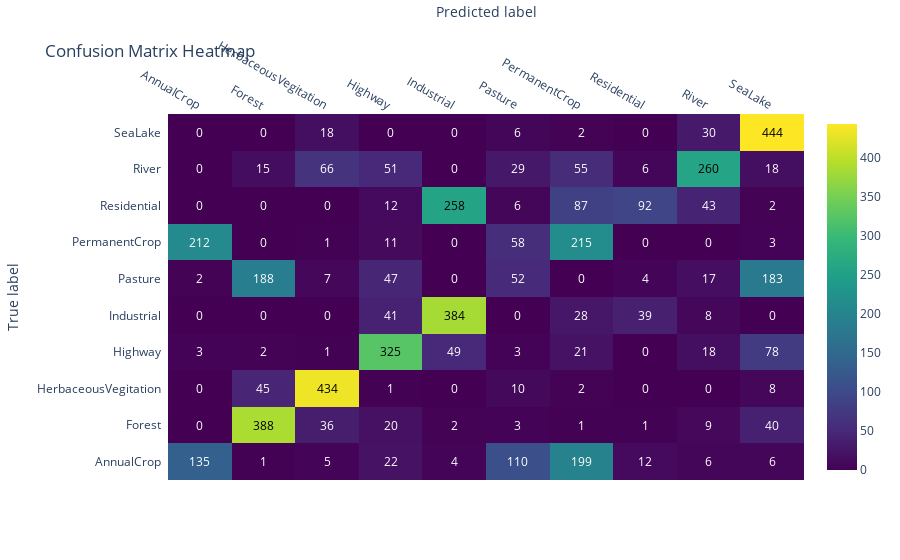

Source (notebook cell):
### Code cell
## using this because my matplotlib is broken
## feel free to use the block from above if yours work. 

import plotly.figure_factory as ff

z = cm.tolist()  # Convert the confusion matrix to a nested list
z_text = [["{:.0f}".format(y) for y in x] for x in z]  # Format values as strings

fig = ff.create_annotated_heatmap(
    z=z,
    x=class_names,
    y=class_names,
    annotation_text=z_text,
    colorscale="Viridis",
    showscale=True
)

fig.update_layout(
    title="Confusion Matrix Heatmap",
    xaxis_title="Predicted label",
    yaxis_title="True label",
    font=dict(size=12)
)

fig.show()

### Figure 1 — Plotly figure (JSON) as saved in the notebook; plotly's stock layout.template omitted (floating-point values rounded to 4 significant figures)
{"data": [{"colorscale": [[0, "#440154"], [0.1111, "#482878"], [0.2222, "#3e4989"], [0.3333, "#31688e"], [0.4444, "#26828e"], [0.5556, "#1f9e89"], [0.6667, "#35b779"], [0.7778, "#6ece58"], [0.8889, "#b5de2b"], [1, "#fde725"]], "reversescale": false, "showscale": true, "type": "heatmap", "x": ["AnnualCrop", "Forest", "HerbaceousVegitation", "Highway", "Industrial", "Pasture", "PermanentCrop", "Residential", "River", "SeaLake"], "y": ["AnnualCrop", "Forest", "HerbaceousVegitation", "Highway", "Industrial", "Pasture", "PermanentCrop", "Residential", "River", "SeaLake"], "z": [[135, 1, 5, 22, 4, 110, 199, 12, 6, 6], [0, 388, 36, 20, 2, 3, 1, 1, 9, 40], [0, 45, 434, 1, 0, 10, 2, 0, 0, 8], [3, 2, 1, 325, 49, 3, 21, 0, 18, 78], [0, 0, 0, 41, 384, 0, 28, 39, 8, 0], [2, 188, 7, 47, 0, 52, 0, 4, 17, 183], [212, 0, 1, 11, 0, 58, 215, 0, 0, 3], [0, 0, 0, 12, 258, 6, 87, 92, 43, 2], [0, 15, 66, 51, 0, 29, 55, 6, 260, 18], [0, 0, 18, 0, 0, 6, 2, 0, 30, 444]]}], "layout": {"annotations": [{"font": {"color": "#FFFFFF"}, "showarrow": false, "text": "135", "x": "AnnualCrop", "xref": "x", "y": "AnnualCrop", "yref": "y"}, {"font": {"color": "#FFFFFF"}, "showarrow": false, "text": "1", "x": "Forest", "xref": "x", "y": "AnnualCrop", "yref": "y"}, {"font": {"color": "#FFFFFF"}, "showarrow": false, "text": "5", "x": "HerbaceousVegitation", "xref": "x", "y": "AnnualCrop", "yref": "y"}, {"font": {"color": "#FFFFFF"}, "showarrow": false, "text": "22", "x": "Highway", "xref": "x", "y": "AnnualCrop", "yref": "y"}, {"font": {"color": "#FFFFFF"}, "showarrow": false, "text": "4", "x": "Industrial", "xref": "x", "y": "AnnualCrop", "yref": "y"}, {"font": {"color": "#FFFFFF"}, "showarrow": false, "text": "110", "x": "Pasture", "xref": "x", "y": "AnnualCrop", "yref": "y"}, {"font": {"color": "#FFFFFF"}, "showarrow": false, "text": "199", "x": "PermanentCrop", "xref": "x", "y": "AnnualCrop", "yref": "y"}, {"font": {"color": "#FFFFFF"}, "showarrow": false, "text": "12", "x": "Residential", "xref": "x", "y": "AnnualCrop", "yref": "y"}, {"font": {"color": "#FFFFFF"}, "showarrow": false, "text": "6", "x": "River", "xref": "x", "y": "AnnualCrop", "yref": "y"}, {"font": {"color": "#FFFFFF"}, "showarrow": false, "text": "6", "x": "SeaLake", "xref": "x", "y": "AnnualCrop", "yref": "y"}, {"font": {"color": "#FFFFFF"}, "showarrow": false, "text": "0", "x": "AnnualCrop", "xref": "x", "y": "Forest", "yref": "y"}, {"font": {"color": "#000000"}, "showarrow": false, "text": "388", "x": "Forest", "xref": "x", "y": "Forest", "yref": "y"}, {"font": {"color": "#FFFFFF"}, "showarrow": false, "text": "36", "x": "HerbaceousVegitation", "xref": "x", "y": "Forest", "yref": "y"}, {"font": {"color": "#FFFFFF"}, "showarrow": false, "text": "20", "x": "Highway", "xref": "x", "y": "Forest", "yref": "y"}, {"font": {"color": "#FFFFFF"}, "showarrow": false, "text": "2", "x": "Industrial", "xref": "x", "y": "Forest", "yref": "y"}, {"font": {"color": "#FFFFFF"}, "showarrow": false, "text": "3", "x": "Pasture", "xref": "x", "y": "Forest", "yref": "y"}, {"font": {"color": "#FFFFFF"}, "showarrow": false, "text": "1", "x": "PermanentCrop", "xref": "x", "y": "Forest", "yref": "y"}, {"font": {"color": "#FFFFFF"}, "showarrow": false, "text": "1", "x": "Residential", "xref": "x", "y": "Forest", "yref": "y"}, {"font": {"color": "#FFFFFF"}, "showarrow": false, "text": "9", "x": "River", "xref": "x", "y": "Forest", "yref": "y"}, {"font": {"color": "#FFFFFF"}, "showarrow": false, "text": "40", "x": "SeaLake", "xref": "x", "y": "Forest", "yref": "y"}, {"font": {"color": "#FFFFFF"}, "showarrow": false, "text": "0", "x": "AnnualCrop", "xref": "x", "y": "HerbaceousVegitation", "yref": "y"}, {"font": {"color": "#FFFFFF"}, "showarrow": false, "text": "45", "x": "Forest", "xref": "x", "y": "HerbaceousVegitation", "yref": "y"}, {"font": {"color": "#000000"}, "showarrow": false, "text": "434", "x": "HerbaceousVegitation", "xref": "x", "y": "HerbaceousVegitation", "yref": "y"}, {"font": {"color": "#FFFFFF"}, "showarrow": false, "text": "1", "x": "Highway", "xref": "x", "y": "HerbaceousVegitation", "yref": "y"}, {"font": {"color": "#FFFFFF"}, "showarrow": false, "text": "0", "x": "Industrial", "xref": "x", "y": "HerbaceousVegitation", "yref": "y"}, {"font": {"color": "#FFFFFF"}, "showarrow": false, "text": "10", "x": "Pasture", "xref": "x", "y": "HerbaceousVegitation", "yref": "y"}, {"font": {"color": "#FFFFFF"}, "showarrow": false, "text": "2", "x": "PermanentCrop", "xref": "x", "y": "HerbaceousVegitation", "yref": "y"}, {"font": {"color": "#FFFFFF"}, "showarrow": false, "text": "0", "x": "Residential", "xref": "x", "y": "HerbaceousVegitation", "yref": "y"}, {"font": {"color": "#FFFFFF"}, "showarrow": false, "text": "0", "x": "River", "xref": "x", "y": "HerbaceousVegitation", "yref": "y"}, {"font": {"color": "#FFFFFF"}, "showarrow": false, "text": "8", "x": "SeaLake", "xref": "x", "y": "HerbaceousVegitation", "yref": "y"}, {"font": {"color": "#FFFFFF"}, "showarrow": false, "text": "3", "x": "AnnualCrop", "xref": "x", "y": "Highway", "yref": "y"}, {"font": {"color": "#FFFFFF"}, "showarrow": false, "text": "2", "x": "Forest", "xref": "x", "y": "Highway", "yref": "y"}, {"font": {"color": "#FFFFFF"}, "showarrow": false, "text": "1", "x": "HerbaceousVegitation", "xref": "x", "y": "Highway", "yref": "y"}, {"font": {"color": "#000000"}, "showarrow": false, "text": "325", "x": "Highway", "xref": "x", "y": "Highway", "yref": "y"}, {"font": {"color": "#FFFFFF"}, "showarrow": false, "text": "49", "x": "Industrial", "xref": "x", "y": "Highway", "yref": "y"}, {"font": {"color": "#FFFFFF"}, "showarrow": false, "text": "3", "x": "Pasture", "xref": "x", "y": "Highway", "yref": "y"}, {"font": {"color": "#FFFFFF"}, "showarrow": false, "text": "21", "x": "PermanentCrop", "xref": "x", "y": "Highway", "yref": "y"}, {"font": {"color": "#FFFFFF"}, "showarrow": false, "text": "0", "x": "Residential", "xref": "x", "y": "Highway", "yref": "y"}, {"font": {"color": "#FFFFFF"}, "showarrow": false, "text": "18", "x": "River", "xref": "x", "y": "Highway", "yref": "y"}, {"font": {"color": "#FFFFFF"}, "showarrow": false, "text": "78", "x": "SeaLake", "xref": "x", "y": "Highway", "yref": "y"}, {"font": {"color": "#FFFFFF"}, "showarrow": false, "text": "0", "x": "AnnualCrop", "xref": "x", "y": "Industrial", "yref": "y"}, {"font": {"color": "#FFFFFF"}, "showarrow": false, "text": "0", "x": "Forest", "xref": "x", "y": "Industrial", "yref": "y"}, {"font": {"color": "#FFFFFF"}, "showarrow": false, "text": "0", "x": "HerbaceousVegitation", "xref": "x", "y": "Industrial", "yref": "y"}, {"font": {"color": "#FFFFFF"}, "showarrow": false, "text": "41", "x": "Highway", "xref": "x", "y": "Industrial", "yref": "y"}, {"font": {"color": "#000000"}, "showarrow": false, "text": "384", "x": "Industrial", "xref": "x", "y": "Industrial", "yref": "y"}, {"font": {"color": "#FFFFFF"}, "showarrow": false, "text": "0", "x": "Pasture", "xref": "x", "y": "Industrial", "yref": "y"}, {"font": {"color": "#FFFFFF"}, "showarrow": false, "text": "28", "x": "PermanentCrop", "xref": "x", "y": "Industrial", "yref": "y"}, {"font": {"color": "#FFFFFF"}, "showarrow": false, "text": "39", "x": "Residential", "xref": "x", "y": "Industrial", "yref": "y"}, {"font": {"color": "#FFFFFF"}, "showarrow": false, "text": "8", "x": "River", "xref": "x", "y": "Industrial", "yref": "y"}, {"font": {"color": "#FFFFFF"}, "showarrow": false, "text": "0", "x": "SeaLake", "xref": "x", "y": "Industrial", "yref": "y"}, {"font": {"color": "#FFFFFF"}, "showarrow": false, "text": "2", "x": "AnnualCrop", "xref": "x", "y": "Pasture", "yref": "y"}, {"font": {"color": "#FFFFFF"}, "showarrow": false, "text": "188", "x": "Forest", "xref": "x", "y": "Pasture", "yref": "y"}, {"font": {"color": "#FFFFFF"}, "showarrow": false, "text": "7", "x": "HerbaceousVegitation", "xref": "x", "y": "Pasture", "yref": "y"}, {"font": {"color": "#FFFFFF"}, "showarrow": false, "text": "47", "x": "Highway", "xref": "x", "y": "Pasture", "yref": "y"}, {"font": {"color": "#FFFFFF"}, "showarrow": false, "text": "0", "x": "Industrial", "xref": "x", "y": "Pasture", "yref": "y"}, {"font": {"color": "#FFFFFF"}, "showarrow": false, "text": "52", "x": "Pasture", "xref": "x", "y": "Pasture", "yref": "y"}, {"font": {"color": "#FFFFFF"}, "showarrow": false, "text": "0", "x": "PermanentCrop", "xref": "x", "y": "Pasture", "yref": "y"}, {"font": {"color": "#FFFFFF"}, "showarrow": false, "text": "4", "x": "Residential", "xref": "x", "y": "Pasture", "yref": "y"}, {"font": {"color": "#FFFFFF"}, "showarrow": false, "text": "17", "x": "River", "xref": "x", "y": "Pasture", "yref": "y"}, {"font": {"color": "#FFFFFF"}, "showarrow": false, "text": "183", "x": "SeaLake", "xref": "x", "y": "Pasture", "yref": "y"}, {"font": {"color": "#FFFFFF"}, "showarrow": false, "text": "212", "x": "AnnualCrop", "xref": "x", "y": "PermanentCrop", "yref": "y"}, {"font": {"color": "#FFFFFF"}, "showarrow": false, "text": "0", "x": "Forest", "xref": "x", "y": "PermanentCrop", "yref": "y"}, {"font": {"color": "#FFFFFF"}, "showarrow": false, "text": "1", "x": "HerbaceousVegitation", "xref": "x", "y": "PermanentCrop", "yref": "y"}, {"font": {"color": "#FFFFFF"}, "showarrow": false, "text": "11", "x": "Highway", "xref": "x", "y": "PermanentCrop", "yref": "y"}, {"font": {"color": "#FFFFFF"}, "showarrow": false, "text": "0", "x": "Industrial", "xref": "x", "y": "PermanentCrop", "yref": "y"}, {"font": {"color": "#FFFFFF"}, "showarrow": false, "text": "58", "x": "Pasture", "xref": "x", "y": "PermanentCrop", "yref": "y"}, {"font": {"color": "#FFFFFF"}, "showarrow": false, "text": "215", "x": "PermanentCrop", "xref": "x", "y": "PermanentCrop", "yref": "y"}, {"font": {"color": "#FFFFFF"}, "showarrow": false, "text": "0", "x": "Residential", "xref": "x", "y": "PermanentCrop", "yref": "y"}, {"font": {"color": "#FFFFFF"}, "showarrow": false, "text": "0", "x": "River", "xref": "x", "y": "PermanentCrop", "yref": "y"}, {"font": {"color": "#FFFFFF"}, "showarrow": false, "text": "3", "x": "SeaLake", "xref": "x", "y": "PermanentCrop", "yref": "y"}, {"font": {"color": "#FFFFFF"}, "showarrow": false, "text": "0", "x": "AnnualCrop", "xref": "x", "y": "Residential", "yref": "y"}, {"font": {"color": "#FFFFFF"}, "showarrow": false, "text": "0", "x": "Forest", "xref": "x", "y": "Residential", "yref": "y"}, {"font": {"color": "#FFFFFF"}, "showarrow": false, "text": "0", "x": "HerbaceousVegitation", "xref": "x", "y": "Residential", "yref": "y"}, {"font": {"color": "#FFFFFF"}, "showarrow": false, "text": "12", "x": "Highway", "xref": "x", "y": "Residential", "yref": "y"}, {"font": {"color": "#000000"}, "showarrow": false, "text": "258", "x": "Industrial", "xref": "x", "y": "Residential", "yref": "y"}, {"font": {"color": "#FFFFFF"}, "showarrow": false, "text": "6", "x": "Pasture", "xref": "x", "y": "Residential", "yref": "y"}, {"font": {"color": "#FFFFFF"}, "showarrow": false, "text": "87", "x": "PermanentCrop", "xref": "x", "y": "Residential", "yref": "y"}, {"font": {"color": "#FFFFFF"}, "showarrow": false, "text": "92", "x": "Residential", "xref": "x", "y": "Residential", "yref": "y"}, {"font": {"color": "#FFFFFF"}, "showarrow": false, "text": "43", "x": "River", "xref": "x", "y": "Residential", "yref": "y"}, {"font": {"color": "#FFFFFF"}, "showarrow": false, "text": "2", "x": "SeaLake", "xref": "x", "y": "Residential", "yref": "y"}, {"font": {"color": "#FFFFFF"}, "showarrow": false, "text": "0", "x": "AnnualCrop", "xref": "x", "y": "River", "yref": "y"}, {"font": {"color": "#FFFFFF"}, "showarrow": false, "text": "15", "x": "Forest", "xref": "x", "y": "River", "yref": "y"}, {"font": {"color": "#FFFFFF"}, "showarrow": false, "text": "66", "x": "HerbaceousVegitation", "xref": "x", "y": "River", "yref": "y"}, {"font": {"color": "#FFFFFF"}, "showarrow": false, "text": "51", "x": "Highway", "xref": "x", "y": "River", "yref": "y"}, {"font": {"color": "#FFFFFF"}, "showarrow": false, "text": "0", "x": "Industrial", "xref": "x", "y": "River", "yref": "y"}, {"font": {"color": "#FFFFFF"}, "showarrow": false, "text": "29", "x": "Pasture", "xref": "x", "y": "River", "yref": "y"}, {"font": {"color": "#FFFFFF"}, "showarrow": false, "text": "55", "x": "PermanentCrop", "xref": "x", "y": "River", "yref": "y"}, {"font": {"color": "#FFFFFF"}, "showarrow": false, "text": "6", "x": "Residential", "xref": "x", "y": "River", "yref": "y"}, {"font": {"color": "#000000"}, "showarrow": false, "text": "260", "x": "River", "xref": "x", "y": "River", "yref": "y"}, {"font": {"color": "#FFFFFF"}, "showarrow": false, "text": "18", "x": "SeaLake", "xref": "x", "y": "River", "yref": "y"}, {"font": {"color": "#FFFFFF"}, "showarrow": false, "text": "0", "x": "AnnualCrop", "xref": "x", "y": "SeaLake", "yref": "y"}, {"font": {"color": "#FFFFFF"}, "showarrow": false, "text": "0", "x": "Forest", "xref": "x", "y": "SeaLake", "yref": "y"}, {"font": {"color": "#FFFFFF"}, "showarrow": false, "text": "18", "x": "HerbaceousVegitation", "xref": "x", "y": "SeaLake", "yref": "y"}, {"font": {"color": "#FFFFFF"}, "showarrow": false, "text": "0", "x": "Highway", "xref": "x", "y": "SeaLake", "yref": "y"}, {"font": {"color": "#FFFFFF"}, "showarrow": false, "text": "0", "x": "Industrial", "xref": "x", "y": "SeaLake", "yref": "y"}, {"font": {"color": "#FFFFFF"}, "showarrow": false, "text": "6", "x": "Pasture", "xref": "x", "y": "SeaLake", "yref": "y"}, {"font": {"color": "#FFFFFF"}, "showarrow": false, "text": "2", "x": "PermanentCrop", "xref": "x", "y": "SeaLake", "yref": "y"}, {"font": {"color": "#FFFFFF"}, "showarrow": false, "text": "0", "x": "Residential", "xref": "x", "y": "SeaLake", "yref": "y"}, {"font": {"color": "#FFFFFF"}, "showarrow": false, "text": "30", "x": "River", "xref": "x", "y": "SeaLake", "yref": "y"}, {"font": {"color": "#000000"}, "showarrow": false, "text": "444", "x": "SeaLake", "xref": "x", "y": "SeaLake", "yref": "y"}], "font": {"size": 12}, "title": {"text": "Confusion Matrix Heatmap"}, "xaxis": {"dtick": 1, "gridcolor": "rgb(0, 0, 0)", "side": "top", "ticks": "", "title": {"text": "Predicted label"}}, "yaxis": {"dtick": 1, "ticks": "", "ticksuffix": "  ", "title": {"text": "True label"}}}}
